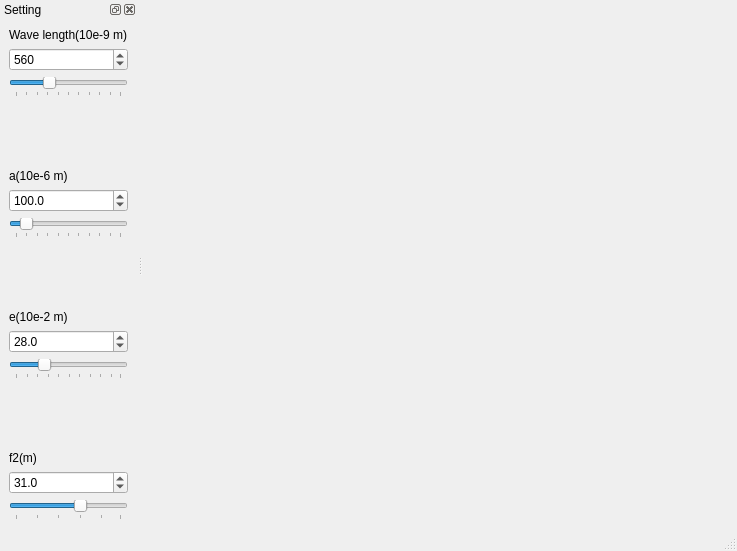
<?xml version="1.0" encoding="UTF-8"?>
<ui version="4.0">
 <class>MainWindow</class>
 <widget class="QMainWindow" name="MainWindow">
  <property name="geometry">
   <rect>
    <x>0</x>
    <y>0</y>
    <width>737</width>
    <height>551</height>
   </rect>
  </property>
  <property name="windowTitle">
   <string>Diffraction - Fraunhofer</string>
  </property>
  <widget class="QWidget" name="centralWidget">
   <layout class="QHBoxLayout" name="horizontalLayout">
    <item>
     <widget class="MPL_WIDGET_3D" name="mplwidget3D" native="true"/>
    </item>
   </layout>
  </widget>
  <widget class="QDockWidget" name="dockWidget">
   <property name="windowTitle">
    <string>Setting</string>
   </property>
   <attribute name="dockWidgetArea">
    <number>1</number>
   </attribute>
   <widget class="QWidget" name="dockWidgetContents_3">
    <layout class="QHBoxLayout" name="horizontalLayout_4">
     <item>
      <layout class="QVBoxLayout" name="verticalLayout">
       <item>
        <widget class="QLabel" name="label_lamda">
         <property name="text">
          <string>Wave length(10e-9 m)</string>
         </property>
        </widget>
       </item>
       <item>
        <widget class="QSpinBox" name="SpinBox_lambda">
         <property name="statusTip">
          <string>Change the wave length of monochromatic light</string>
         </property>
         <property name="minimum">
          <number>400</number>
         </property>
         <property name="maximum">
          <number>900</number>
         </property>
         <property name="singleStep">
          <number>10</number>
         </property>
         <property name="value">
          <number>560</number>
         </property>
        </widget>
       </item>
       <item>
        <widget class="QSlider" name="slider_lambda">
         <property name="statusTip">
          <string>Change the wave length of monochromatic light</string>
         </property>
         <property name="minimum">
          <number>400</number>
         </property>
         <property name="maximum">
          <number>900</number>
         </property>
         <property name="singleStep">
          <number>10</number>
         </property>
         <property name="value">
          <number>560</number>
         </property>
         <property name="orientation">
          <enum>Qt::Horizontal</enum>
         </property>
         <property name="tickPosition">
          <enum>QSlider::TicksBelow</enum>
         </property>
         <property name="tickInterval">
          <number>50</number>
         </property>
        </widget>
       </item>
       <item>
        <spacer name="verticalSpacer">
         <property name="orientation">
          <enum>Qt::Vertical</enum>
         </property>
         <property name="sizeHint" stdset="0">
          <size>
           <width>20</width>
           <height>40</height>
          </size>
         </property>
        </spacer>
       </item>
       <item>
        <widget class="QLabel" name="label_a">
         <property name="text">
          <string>a(10e-6 m)</string>
         </property>
        </widget>
       </item>
       <item>
        <widget class="QDoubleSpinBox" name="SpinBox_a">
         <property name="statusTip">
          <string>Change the radius  of the circular aperture</string>
         </property>
         <property name="decimals">
          <number>1</number>
         </property>
         <property name="minimum">
          <double>0.100000000000000</double>
         </property>
         <property name="maximum">
          <double>1000.000000000000000</double>
         </property>
         <property name="singleStep">
          <double>100.000000000000000</double>
         </property>
         <property name="value">
          <double>100.000000000000000</double>
         </property>
        </widget>
       </item>
       <item>
        <widget class="QSlider" name="slider_a">
         <property name="statusTip">
          <string>Change the radius  of the circular aperture</string>
         </property>
         <property name="minimum">
          <number>1</number>
         </property>
         <property name="maximum">
          <number>1000</number>
         </property>
         <property name="singleStep">
          <number>100</number>
         </property>
         <property name="pageStep">
          <number>100</number>
         </property>
         <property name="value">
          <number>100</number>
         </property>
         <property name="orientation">
          <enum>Qt::Horizontal</enum>
         </property>
         <property name="tickPosition">
          <enum>QSlider::TicksBelow</enum>
         </property>
         <property name="tickInterval">
          <number>100</number>
         </property>
        </widget>
       </item>
       <item>
        <spacer name="verticalSpacer_3">
         <property name="orientation">
          <enum>Qt::Vertical</enum>
         </property>
         <property name="sizeHint" stdset="0">
          <size>
           <width>20</width>
           <height>40</height>
          </size>
         </property>
        </spacer>
       </item>
       <item>
        <widget class="QLabel" name="label_e">
         <property name="text">
          <string>e(10e-2 m)</string>
         </property>
        </widget>
       </item>
       <item>
        <widget class="QDoubleSpinBox" name="SpinBox_e">
         <property name="statusTip">
          <string>Change the side of the square-shaped screen</string>
         </property>
         <property name="decimals">
          <number>1</number>
         </property>
         <property name="minimum">
          <double>0.100000000000000</double>
         </property>
         <property name="singleStep">
          <double>1.000000000000000</double>
         </property>
         <property name="value">
          <double>28.000000000000000</double>
         </property>
        </widget>
       </item>
       <item>
        <widget class="QSlider" name="slider_e">
         <property name="statusTip">
          <string>Change the side of the square-shaped screen</string>
         </property>
         <property name="minimum">
          <number>1</number>
         </property>
         <property name="maximum">
          <number>100</number>
         </property>
         <property name="value">
          <number>28</number>
         </property>
         <property name="sliderPosition">
          <number>28</number>
         </property>
         <property name="orientation">
          <enum>Qt::Horizontal</enum>
         </property>
         <property name="tickPosition">
          <enum>QSlider::TicksBelow</enum>
         </property>
         <property name="tickInterval">
          <number>10</number>
         </property>
        </widget>
       </item>
       <item>
        <spacer name="verticalSpacer_4">
         <property name="orientation">
          <enum>Qt::Vertical</enum>
         </property>
         <property name="sizeHint" stdset="0">
          <size>
           <width>20</width>
           <height>40</height>
          </size>
         </property>
        </spacer>
       </item>
       <item>
        <widget class="QLabel" name="label_f2">
         <property name="text">
          <string>f2(m)</string>
         </property>
        </widget>
       </item>
       <item>
        <widget class="QDoubleSpinBox" name="SpinBox_f2">
         <property name="statusTip">
          <string>Change the focal length f2 of the lens L2</string>
         </property>
         <property name="decimals">
          <number>1</number>
         </property>
         <property name="minimum">
          <double>0.100000000000000</double>
         </property>
         <property name="maximum">
          <double>50.000000000000000</double>
         </property>
         <property name="value">
          <double>31.000000000000000</double>
         </property>
        </widget>
       </item>
       <item>
        <widget class="QSlider" name="slider_f2">
         <property name="statusTip">
          <string>Change the focal length f2 of the lens L2</string>
         </property>
         <property name="minimum">
          <number>1</number>
         </property>
         <property name="maximum">
          <number>50</number>
         </property>
         <property name="value">
          <number>31</number>
         </property>
         <property name="sliderPosition">
          <number>31</number>
         </property>
         <property name="orientation">
          <enum>Qt::Horizontal</enum>
         </property>
         <property name="tickPosition">
          <enum>QSlider::TicksBelow</enum>
         </property>
         <property name="tickInterval">
          <number>10</number>
         </property>
        </widget>
       </item>
      </layout>
     </item>
    </layout>
   </widget>
  </widget>
  <widget class="QStatusBar" name="statusBar"/>
  <widget class="QMenuBar" name="menuBar">
   <property name="geometry">
    <rect>
     <x>0</x>
     <y>0</y>
     <width>737</width>
     <height>21</height>
    </rect>
   </property>
  </widget>
 </widget>
 <customwidgets>
  <customwidget>
   <class>MPL_WIDGET_3D</class>
   <extends>QWidget</extends>
   <header location="global">mplwidget</header>
   <container>1</container>
  </customwidget>
 </customwidgets>
 <resources/>
 <connections/>
</ui>
